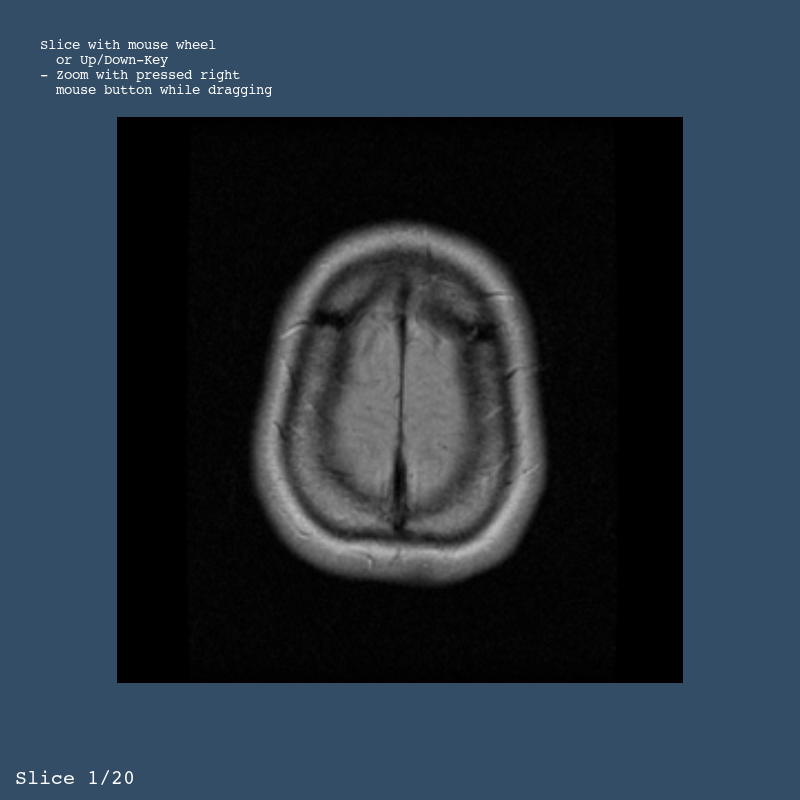

Write Python code to recreate this figure.
#!/usr/bin/env python

# Read a directory of DICOM files and browse slices interactively with
# mouse wheel or Up/Down keys.  Uses the standard VTK pipeline with
# vtkImageActor, parallel projection, and a custom
# vtkInteractorStyleImage subclass for slice navigation.

import os
from pathlib import Path

# Factory overrides: importing these modules registers the OpenGL rendering
# and interaction style implementations for vtkRenderingCore factory classes.
import vtkmodules.vtkInteractionStyle  # noqa: F401
import vtkmodules.vtkRenderingOpenGL2  # noqa: F401
# VTK pipeline classes used in this example
from vtkmodules.vtkIOImage import vtkDICOMImageReader
from vtkmodules.vtkInteractionStyle import vtkInteractorStyleImage
from vtkmodules.vtkRenderingCore import (
    vtkImageActor,
    vtkRenderWindow,
    vtkRenderWindowInteractor,
    vtkRenderer,
    vtkTextActor,
    vtkTextProperty,
)

# Colors (normalized RGB)
background_rgb = (0.200, 0.302, 0.400)

# Data directory: defaults to the folder containing this script
data_dir = Path(os.environ.get("VPE_DATA_DIR", Path(__file__).parent))


# Custom interactor style: scroll through DICOM slices with mouse wheel
# or Up/Down keys and update the slice status text overlay.
# Subclassing vtkInteractorStyleImage is required to intercept these events.
class SliceInteractorStyle(vtkInteractorStyleImage):
    def __init__(self, image_actor, status_text_actor, min_slice, max_slice,
                 renderer, render_window):
        super().__init__()
        self.image_actor = image_actor
        self.status_text_actor = status_text_actor
        self.min_slice = min_slice
        self.max_slice = max_slice
        self.slice = min_slice
        self.total = max_slice - min_slice + 1
        self.xy_extent = image_actor.GetInput().GetExtent()[:4]
        self.renderer = renderer
        self.render_window = render_window
        self.AddObserver("KeyPressEvent", self._on_key)
        self.AddObserver("MouseWheelForwardEvent", lambda o, e: self._move(1))
        self.AddObserver("MouseWheelBackwardEvent", lambda o, e: self._move(-1))

    def _move(self, delta):
        self.slice = max(self.min_slice, min(self.max_slice, self.slice + delta))
        self.image_actor.SetDisplayExtent(
            *self.xy_extent, self.slice, self.slice)
        self.status_text_actor.SetInput(
            f"Slice {self.slice - self.min_slice + 1}/{self.total}")
        self.renderer.ResetCamera()
        self.render_window.Render()

    def _on_key(self, obj, event):
        key = self.GetInteractor().GetKeySym()
        if key == "Up":
            self._move(1)
        elif key == "Down":
            self._move(-1)


# Reader: load all DICOM files from the brain/ directory
reader = vtkDICOMImageReader()
reader.SetDirectoryName(str(data_dir / "brain"))
reader.Update()

# Determine slice range from the data extent (Z axis)
extent = reader.GetOutput().GetExtent()
min_slice = extent[4]
max_slice = extent[5]

# Actor: display the image as a 2D texture, starting at the first slice
actor = vtkImageActor()
actor.GetMapper().SetInputConnection(reader.GetOutputPort())
actor.SetDisplayExtent(extent[0], extent[1], extent[2], extent[3],
                       min_slice, min_slice)
scalar_range = reader.GetOutput().GetScalarRange()
actor.GetProperty().SetColorWindow(scalar_range[1] - scalar_range[0])
actor.GetProperty().SetColorLevel((scalar_range[1] + scalar_range[0]) / 2.0)

# Slice status text overlay (bottom-left)
slice_text_prop = vtkTextProperty()
slice_text_prop.SetFontFamilyToCourier()
slice_text_prop.SetFontSize(20)
slice_text_prop.SetVerticalJustificationToBottom()
slice_text_prop.SetJustificationToLeft()

slice_text_actor = vtkTextActor()
slice_text_actor.SetInput(f"Slice 1/{max_slice - min_slice + 1}")
slice_text_actor.SetPosition(15, 10)
slice_text_actor.GetTextProperty().ShallowCopy(slice_text_prop)

# Usage hint text overlay (top-left)
usage_text_prop = vtkTextProperty()
usage_text_prop.SetFontFamilyToCourier()
usage_text_prop.SetFontSize(14)
usage_text_prop.SetVerticalJustificationToTop()
usage_text_prop.SetJustificationToLeft()

usage_text_actor = vtkTextActor()
usage_text_actor.SetInput(
    "Slice with mouse wheel\n  or Up/Down-Key\n"
    "- Zoom with pressed right\n  mouse button while dragging")
usage_text_actor.GetPositionCoordinate().SetCoordinateSystemToNormalizedDisplay()
usage_text_actor.GetPositionCoordinate().SetValue(0.05, 0.95)
usage_text_actor.GetTextProperty().ShallowCopy(usage_text_prop)

# Renderer: assemble the scene and configure the camera
renderer = vtkRenderer()
renderer.AddActor(actor)
renderer.AddViewProp(slice_text_actor)
renderer.AddViewProp(usage_text_actor)
renderer.SetBackground(background_rgb)

# Window: display the rendered scene
render_window = vtkRenderWindow()
render_window.AddRenderer(renderer)
render_window.SetWindowName("read dicom series app")
render_window.SetMultiSamples(0)
render_window.SetSize(800, 800)

# Interactor: custom slice-browsing style with 2D image interaction
render_window_interactor = vtkRenderWindowInteractor()
render_window_interactor.SetRenderWindow(render_window)
slice_style = SliceInteractorStyle(
    actor, slice_text_actor, min_slice, max_slice, renderer, render_window)
render_window_interactor.SetInteractorStyle(slice_style)

# Scene: configure parallel projection for 2D image viewing
renderer.ResetCamera()
renderer.GetActiveCamera().ParallelProjectionOn()

render_window_interactor.Initialize()
render_window_interactor.Start()
